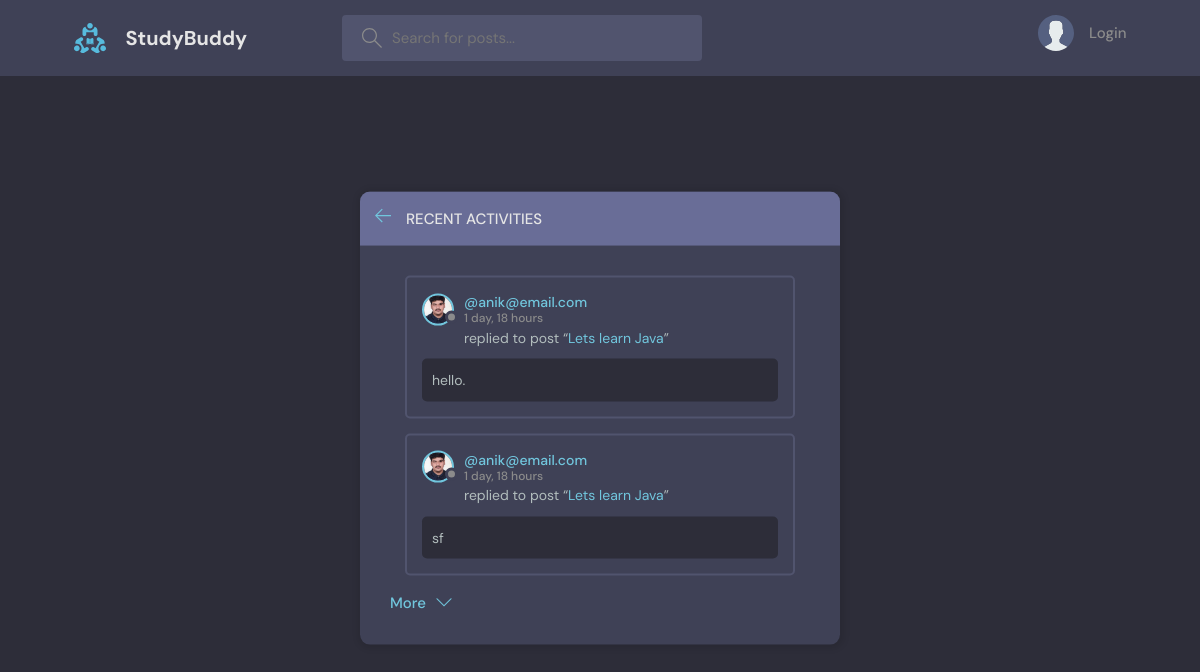
The page /activity/ on the database as committed earlier.
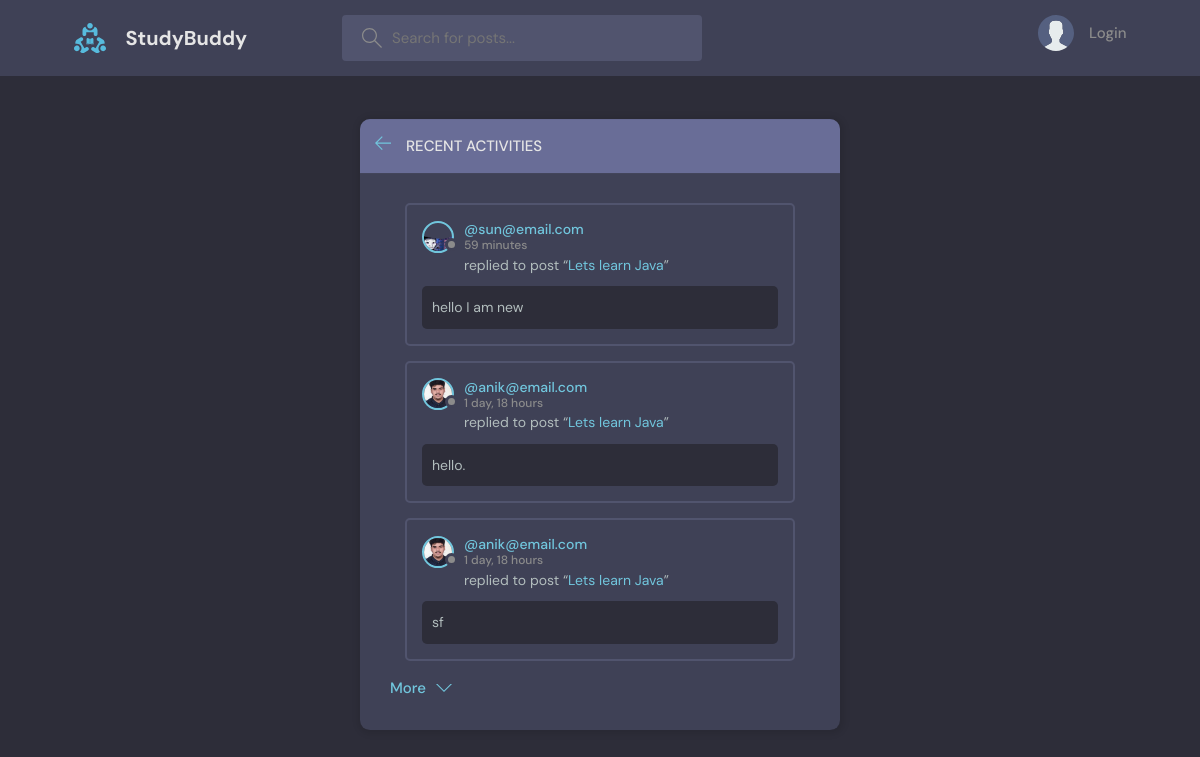
The same page on the database as committed later.
### base/models.py (models this page shows, shortened)
class Messages(models.Model):
    user = models.ForeignKey(User, on_delete=models.CASCADE)
    room = models.ForeignKey(Room, on_delete=models.CASCADE)
    body = models.TextField()
    updated = models.DateTimeField(auto_now= True)
    created = models.DateTimeField(auto_now_add= True)
    objects = models.Manager()
    class Meta:
        ordering = ['-created', '-updated']

class User(AbstractUser):
    name = models.CharField(max_length=200, blank=True)
    username = models.CharField(max_length=200, unique=True, null=True, blank=True)
    email = models.EmailField(unique=True, null=True)
    bio = models.TextField(null=True)
    avatar = models.ImageField(null=True, default='avatar.svg')
    USERNAME_FIELD = 'email'
    REQUIRED_FIELDS = []

class Room(models.Model):
    host = models.ForeignKey(User, on_delete=models.SET_NULL, null=True)
    topic = models.ForeignKey(Topic, on_delete=models.SET_NULL, null=True)
    name = models.CharField(max_length=200, null=False, blank= False)
    description = models.TextField(null= True, blank= True,)
    participants = models.ManyToManyField(User, related_name='participants', blank= True)
    updated = models.DateTimeField(auto_now= True)
    created = models.DateTimeField(auto_now_add= True)
    objects = models.Manager()
    class Meta:
        ordering = ['-created', '-updated']
    def __str__(self):
        return str(self.name)

### base/views.py (the view)
# urls.py: path('activity/', views.activityPage, name = "activity"),
def activityPage(request):
    room_messages = Messages.objects.all()
    context = {'room_messages': room_messages}
    return render(request, 'base/activity.html', context)

### base/templates/base/activity.html (shortened to what this page needs)
{% extends "main.html" %}
{% block content %}
    <main class="layout">
      <div class="container">
        <div class="layout__box">
          <div class="layout__boxHeader">
            <div class="layout__boxTitle">
              <a href="{% url 'home' %}">
                <svg version="1.1" xmlns="http://www.w3.org/2000/svg" width="32" height="32" viewBox="0 0 32 32">
                  <title>arrow-left</title>
                  <path
                    d="M13.723 2.286l-13.723 13.714 13.719 13.714 1.616-1.611-10.96-10.96h27.625v-2.286h-27.625l10.965-10.965-1.616-1.607z"
                  ></path>
                </svg>
              </a>
              <h3>Recent Activities</h3>
            </div>
          </div>
          <div class="activities-page layout__body">
              {% for message in room_messages %}
                  <div class="activities__box">
                    <div class="activities__boxHeader roomListRoom__header">
                          <a href="{% url 'user-profile' message.user.id %}" class="roomListRoom__author">
                              <div class="avatar avatar--small">
                                  <img src="{{message.user.avatar.url}}" />
                              </div>
                              <p>
                                  @{{ message.user}}
                                  <span>{{ message.created | timesince}}</span>
                              </p>
                          </a>
                    </div>
                <div class="activities__boxContent">
                  <p>replied to post “<a href="{% url 'room' message.room.id %}">{{ message.room }}</a>”</p>
                    <div class="activities__boxRoomContent">
                      {{ message.body }}
                    </div>
                </div>
              </div>
              {% endfor %}
              <a class="btn btn--link" href="{% url 'activity' %}">
                More
                <svg version="1.1" xmlns="http://www.w3.org/2000/svg" width="32" height="32" viewBox="0 0 32 32">
                  <title>chevron-down</title>
                  <path d="M16 21l-13-13h-3l16 16 16-16h-3l-13 13z"></path>
                </svg>
              </a>
            </div>
        </div>
      </div>
    </main>
{% endblock content %}

Rows that differ between the two databases and show on the page:
added Messages: user.avatar (picture), user "sun@email.com", created "59 minutes", room "Lets learn Java", body "hello I am new"
